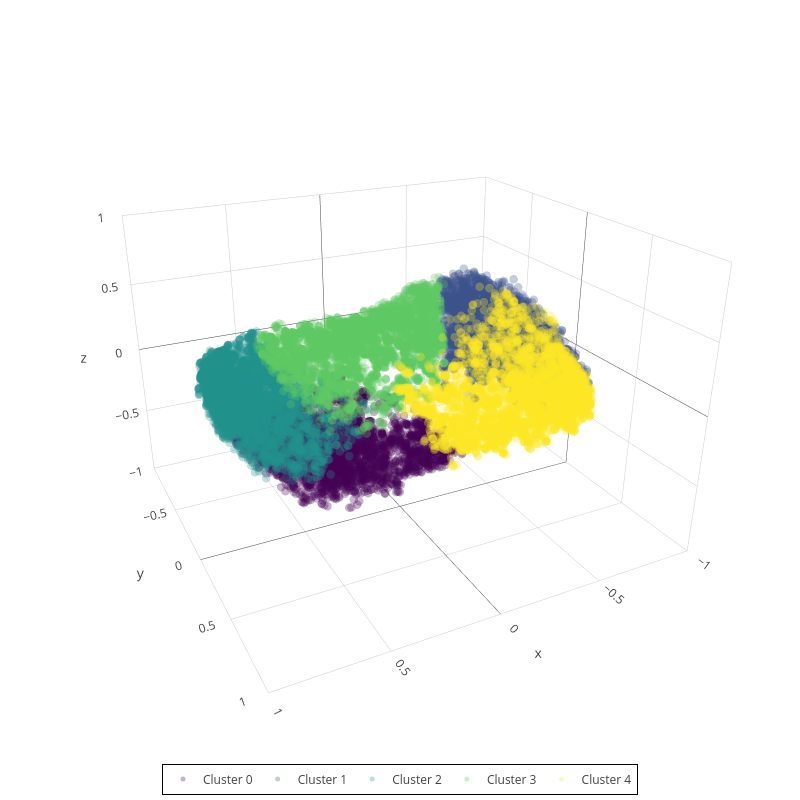

The code cell stored with this chart in its notebook:
### Code cell
import plotly.graph_objs as go
from plotly.subplots import make_subplots
import matplotlib.colors as mcolors  # To convert colors to hex

colors = [
    mcolors.rgb2hex(cm.viridis(i)) for i in np.linspace(0, 1, len(unique_cluster_ids))
]

fig = make_subplots(rows=1, cols=1, specs=[[{"type": "scatter3d"}]])


# Convert index to row and column in a 2x2 grid
row, col = divmod(0, 1)

# Create traces for each cluster
for i, cluster_id in enumerate(unique_cluster_ids):
    mask = kmeans_txtimg_labels == cluster_id
    fig.add_trace(
        go.Scatter3d(
            x=pca_img_3d_results[mask, 0],  # PC1
            y=pca_img_3d_results[mask, 1],  # PC2
            z=pca_img_3d_results[mask, 2],  # PC3
            mode="markers",
            marker=dict(size=5, color=colors[i], opacity=0.3),
            name=f"Cluster {cluster_id}",
        ),
        row=row + 1,
        col=col + 1,
    )

# Step 5: Set titles and layout
fig.update_layout(
    height=800,
    width=800,
    template="none",
    margin=dict(t=5, r=20, b=10, l=20),
    scene=dict(
        xaxis=dict(range=[-1, 1]),
        yaxis=dict(range=[-1, 1]),
        zaxis=dict(range=[-1, 1]),
        camera_eye=dict(x=1, y=2, z=1),
    ),
)

fig.update_layout(
    legend=dict(
        x=0.5,  # Center the legend horizontally
        y=-0.01,  # Place the legend below the plot
        xanchor="center",  # Align legend horizontally by its center
        yanchor="top",  # Align legend vertically by its top
        orientation="h",  # Arrange legend items horizontally
        bgcolor="rgba(255, 255, 255, 0.7)",  # Optional: Add a semi-transparent background
        bordercolor="black",  # Optional: Add a border
        borderwidth=1,  # Optional: Set border width
    )
)

# Step 6: Show plot
fig.show()

### Figure 1 — Plotly figure (JSON) as saved in the notebook; plotly's stock layout.template omitted (floating-point values rounded to 4 significant figures; data arrays with more than 128 entries replaced by an {"elided": "..."} marker saying what was removed)
{"data": [{"marker": {"color": "#440154", "opacity": 0.3, "size": 5}, "mode": "markers", "name": "Cluster 0", "scene": "scene", "type": "scatter3d", "x": {"elided": "4620 float values"}, "y": {"elided": "4620 float values"}, "z": {"elided": "4620 float values"}}, {"marker": {"color": "#3b528b", "opacity": 0.3, "size": 5}, "mode": "markers", "name": "Cluster 1", "scene": "scene", "type": "scatter3d", "x": {"elided": "6008 float values"}, "y": {"elided": "6008 float values"}, "z": {"elided": "6008 float values"}}, {"marker": {"color": "#21918c", "opacity": 0.3, "size": 5}, "mode": "markers", "name": "Cluster 2", "scene": "scene", "type": "scatter3d", "x": {"elided": "5364 float values"}, "y": {"elided": "5364 float values"}, "z": {"elided": "5364 float values"}}, {"marker": {"color": "#5ec962", "opacity": 0.3, "size": 5}, "mode": "markers", "name": "Cluster 3", "scene": "scene", "type": "scatter3d", "x": {"elided": "4283 float values"}, "y": {"elided": "4283 float values"}, "z": {"elided": "4283 float values"}}, {"marker": {"color": "#fde725", "opacity": 0.3, "size": 5}, "mode": "markers", "name": "Cluster 4", "scene": "scene", "type": "scatter3d", "x": {"elided": "4657 float values"}, "y": {"elided": "4657 float values"}, "z": {"elided": "4657 float values"}}], "layout": {"height": 800, "legend": {"bgcolor": "rgba(255, 255, 255, 0.7)", "bordercolor": "black", "borderwidth": 1, "orientation": "h", "x": 0.5, "xanchor": "center", "y": -0.01, "yanchor": "top"}, "margin": {"b": 10, "l": 20, "r": 20, "t": 5}, "scene": {"camera": {"eye": {"x": 1, "y": 2, "z": 1}}, "domain": {"x": [0, 1], "y": [0, 1]}, "xaxis": {"range": [-1, 1]}, "yaxis": {"range": [-1, 1]}, "zaxis": {"range": [-1, 1]}}, "width": 800}}
